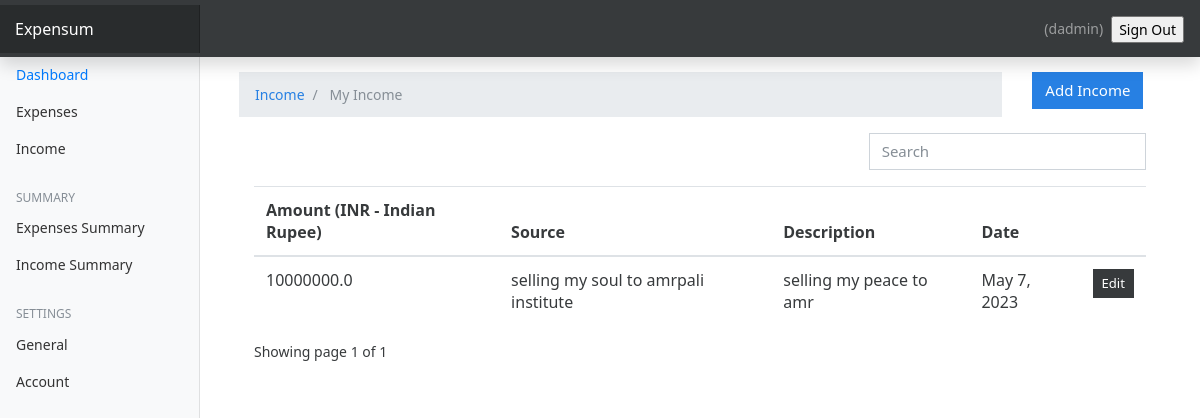
Screenshot of /income/ (signed in) with the database file from the repository.
### userpreferences/models.py (models this page shows, shortened)
class UserPreference(models.Model):
    user = models.OneToOneField(to=User, on_delete=models.CASCADE)
    currency = models.CharField(max_length=255, blank=True, null=True)

### userincome/models.py (models this page shows, shortened)
class UserIncome(models.Model):
    amount = models.FloatField()  # DECIMAL
    date = models.DateField(default=now)
    description = models.TextField()
    owner = models.ForeignKey(to=User, on_delete=models.CASCADE)
    source = models.CharField(max_length=266)
    class Meta:
        ordering: ['-date']

### userincome/views.py (the view)
# urls.py: path('', views.index, name="expenses"),
@login_required(login_url='/authentication/login')
def index(request):
    categories = Source.objects.all()
    income = UserIncome.objects.filter(owner=request.user)
    paginator = Paginator(income, 5)
    page_number = request.GET.get('page')
    page_obj = Paginator.get_page(paginator, page_number)
    currency = UserPreference.objects.get(user=request.user).currency
    context = {
        'income': income,
        'page_obj': page_obj,
        'currency': currency
    }
    return render(request, 'income/index.html', context)

### templates/income/index.html (shortened to what this page needs)
{% extends 'base.html' %}
{% load static %}
{% block content %}
<div class="container mt-4">
  <div class="row">
    <div class="col-md-10">
      <nav aria-label="breadcrumb">
        <ol class="breadcrumb">
          <li class="breadcrumb-item">
            <a href="">Income</a>
          </li>
          <li class="breadcrumb-item active" aria-current="page">
            My Income
          </li>
        </ol>
      </nav>
    </div>
    <div class="col-md-2">
      <a href="{% url 'add-income'%}" class="btn btn-primary">Add Income</a>
    </div>
  </div>
   <div class="container">
    {% if income.count %}
    <div class="row">
      <div class="col-md-8"></div>
      <div class="col-md-4">
        <div class="form-group">
          <input type="text" class="form-control" id="searchField" placeholder="Search">
        </div>
      </div>
     </div>
<div class="app-table">
  <table class="table table-stripped table-hover">
    <thead>
      <tr>
        <th>Amount ({{currency}})</th>
        <th>Source</th>
        <th>Description</th>
        <th>Date</th>
        <th></th>
      </tr>
    </thead>
    <tbody>
      {% for income in page_obj%}
      <tr>
        <td>{{income.amount}}</td>
        <td>{{income.source}}</td>
        <td>{{income.description}}</td>
        <td>{{income.date}}</td>
        <td>
          <a
            href="{% url 'income-edit' income.id  %}"
            class="btn btn-secondary btn-sm"
            >Edit</a
          >
        </td>
      </tr>
      {% endfor %}
    </tbody>
  </table>
</div>
    <div class="pagination-container">
    <div class="">
      Showing page {{page_obj.number}} of {{ page_obj.paginator.num_pages }}
    </div>
    {% endif %}
  </div>
</div>
</div>
{% endblock content %}

### templates/base.html (shortened to what this page needs)
{% load static %}
<html lang="en">
  <head>
    <link href="{% static 'css/bootstrap.min.css'%}" rel="stylesheet" />
    <link href="{% static 'css/main.css'%}" rel="stylesheet" />
    <link href="{% static 'css/dashboard.css'%}" rel="stylesheet" />
  </head>
  <body>
    <nav class="navbar navbar-dark fixed-top bg-dark flex-md-nowrap p-0 shadow">
      <a class="navbar-brand col-sm-3 col-md-2 mr-0" href="#">Expensum</a>
      <ul
        class="navbar-nav px-3"
        style="display: flex; flex-direction: row; align-items: center;"
      >
        <li class="nav-item text-nowrap">
          <span class="nav-link" href="">
            ({{request.user.username}})
          </span>
        </li>
        <li class="nav-item text-nowrap mt-3 ml-2">
          <form action="{% url  'logout' %}" method="POST">
            <input
              class="text text-capitalize"
              type="submit"
              value="Sign out"
            />
          </form>
        </li>
      </ul>
    </nav>
    <div class="container-fluid">
      <div class="row">
        {% include 'partials/_sidebar.html' %}
        <main role="main" class="col-md-9 ml-sm-auto col-lg-10 px-4">
          {% block content %} {% endblock %}
        </main>
      </div>
    </div>
  </body>
</html>

### expenseswebsite/static/css/dashboard.css (style rules this page uses)
body { font-size: 0.875rem; }
[role="main"] { padding-top: 133px; }
@media (min-width: 768px) { [role="main"] { padding-top: 48px; } }
.navbar-brand { padding-top: 0.75rem; padding-bottom: 0.75rem; font-size: 1rem; background-color: rgba(0, 0, 0, 0.25); box-shadow: inset -1px 0 0 rgba(0, 0, 0, 0.25); }

### rows the page displays
UserPreference: currency "INR - Indian Rupee"
UserIncome: amount "10000000.0", source "selling my soul to amrpali institute", description "selling my peace to amr", date "May 7, 2023"

### other values shown
{{ request.user.username }} "dadmin"
{{ page_obj.number }} "1"
{{ page_obj.paginator.num_pages }} "1"
